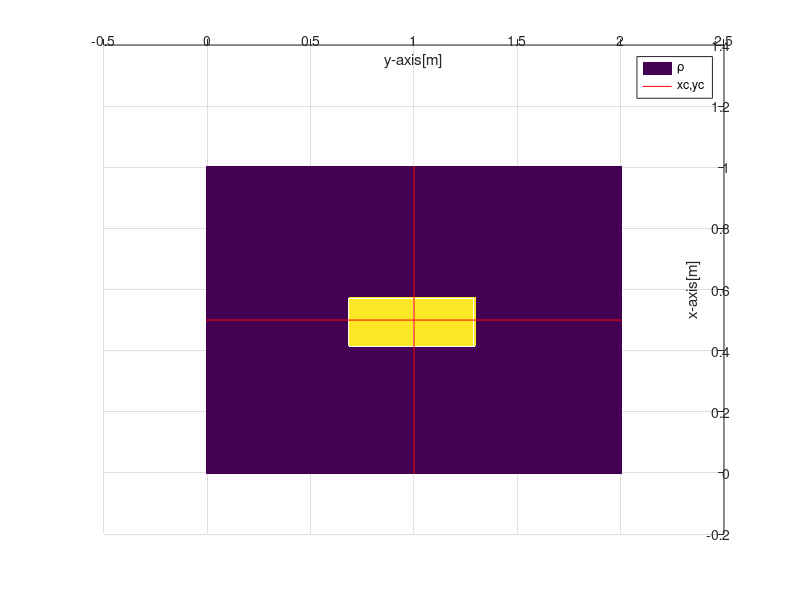
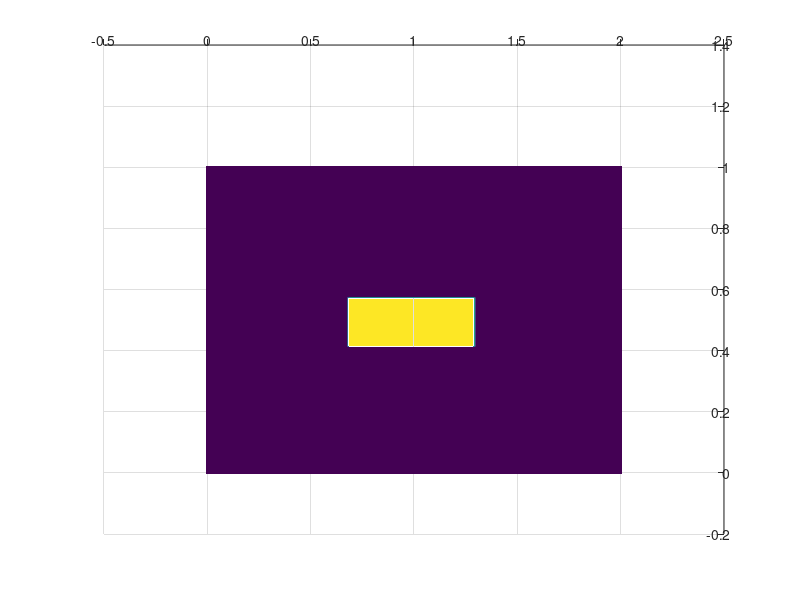
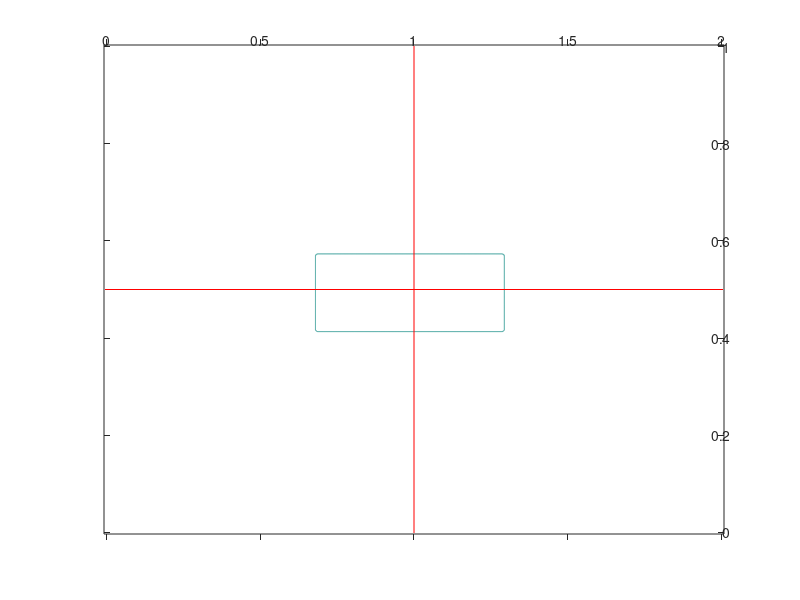
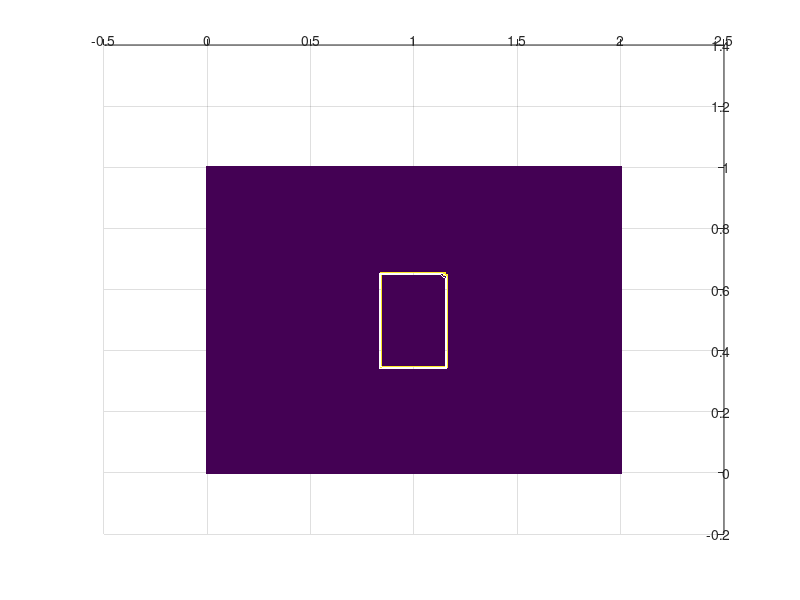

The MATLAB source for these figures, in order:






clear all
close all
clc

%========================================================================
% code2.m:
% A very simple Navier-Stokes solver for a drop falling in a rectangular
% box. A forward in time, centered in space discretization is used.
% The density is advected by a front tracking scheme and a stretched grid
% is used, allowing us to concentrate the grid points in specific areas
%========================================================================
% Domain size and physical variables
Lx=1.0;Ly=2.0;
gx=0.0;gy=-100.0;
rho1=1.0; rho2=2.0; 
m0=0.01; 
rro=rho1;
unorth=0;usouth=0;veast=0;vwest=0;time=0.0;
rad=0.15;xc=0.5;yc=1; % Initial drop size and location
% Numerical variables
nx=150;ny=150;dt=0.00125;nstep=100; maxit=200;maxError=0.001;beta=1.2;
% Zero various arrys
u=zeros(nx+1,ny+2); v=zeros(nx+2,ny+1); p=zeros(nx+2,ny+2);
ut=zeros(nx+1,ny+2); vt=zeros(nx+2,ny+1); tmp1=zeros(nx+2,ny+2);
uu=zeros(nx+1,ny+1); vv=zeros(nx+1,ny+1); tmp2=zeros(nx+2,ny+2);
% Set the grid
dx=Lx/nx;dy=Ly/ny;
for i=1:nx+2; 
    
    x(i)=dx*(i-1.5);

end

for j=1:ny+2; 
    
    y(j)=dy*(j-1.5);

end
% Set density in the domain and the drop
r=zeros(nx+2,ny+2)+rho1;


% Square search conditions
x1=round(((xc-rad)-dx/2)/dx)+1;
x2=round(((xc+rad)-dx/2)/dx)+1;
y1=round(((yc-rad)-dy/2)/dy)+1;
y2=round(((yc+rad)-dy/2)/dy)+1;


for i=2:nx+1
    for j=2:ny+1        
        if ((i<=x2)&&(i>=x1)&&(j<=y2)&&(j>=y1))
            r(i,j)=rho2;
        end
    end
end

% Plot Density
        [X, Y]=meshgrid(x,y);

        figure(1)
        surf(X,Y,r);
        view([90 -90])
        shading flat
        line([ xc xc],[y(1) y(end)],'color','r')
        line([ x(1) x(end)],[yc yc],'color','r')
        xlabel('x-axis[m]'),ylabel('y-axis[m]')
        legend('\rho','xc,yc')

%% Create Fronts
dx_f=dx/10;
dy_f=dy/10;

x_start=x(1);
x_end=x(end);

y_start=y(1);
y_end=y(end);

xf_make=[x_start:dx_f:x_end];
yf_make=[y_start:dy_f:y_end];

[XF_MAKE, YF_MAKE]=meshgrid(xf_make,yf_make);

rho_f_make=interp2(X,Y,r,XF_MAKE,YF_MAKE);

figure(2)
surf(XF_MAKE,YF_MAKE,rho_f_make)
shading flat
view([90 -90])

figure(3)
contour(XF_MAKE,YF_MAKE,rho_f_make,1)
line([ xc xc],[y(1) y(end)],'color','r')
line([ x(1) x(end)],[yc yc],'color','r')
view([90 -90])

%================== SETUP a cube FRONT... ===================



front_make=contourc(rho_f_make,1);

xf_c=front_make(1,2:end)*dx_f;
yf_c=front_make(2,2:end)*dy_f;

% xf_c=xf_c-dx_f/2;
% yf_c=yf_c-dy_f/2;

Nf=length(xf_c); 
xf=zeros(1,Nf+2);
yf=zeros(1,Nf+2);

xf(1,2:end-1)=xf_c;
yf(1,2:end-1)=yf_c;

front=zeros(size(r));
for j=2:Nf-1
    
    nxf=round(xf(j)/dx)+1;
    nyf=round(yf(j)/dy)+1;
    
    front(nxf,nyf)=10;
    
end
figure(4)
surf(X,Y,front)
shading flat
view([90 -90])



